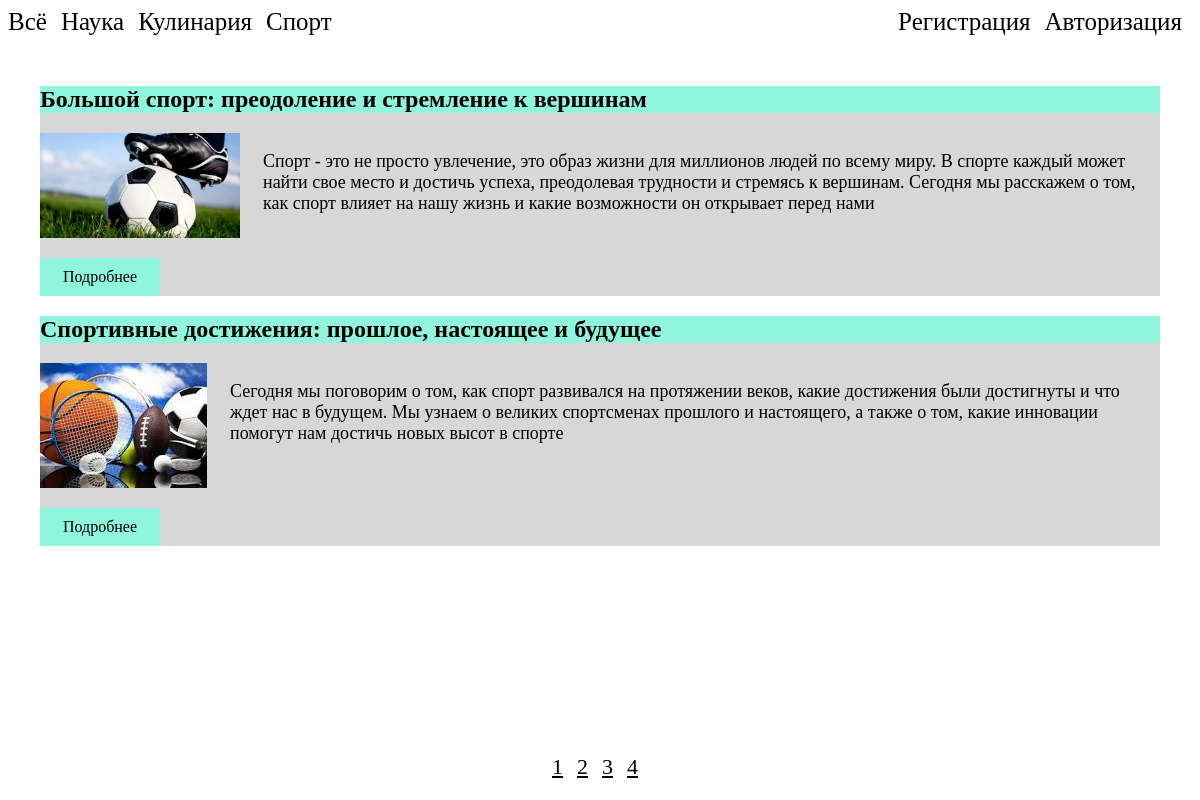
The page / on the database its author committed.
### tables this page shows
CREATE TABLE `categories` (
  `id` int NOT NULL,
  `title` varchar(500) NOT NULL,
  `description` text NOT NULL
);

CREATE TABLE `posts` (
  `id` int NOT NULL,
  `cid` int NOT NULL,
  `title` varchar(255) NOT NULL,
  `descr_min` varchar(1024) NOT NULL,
  `description` text,
  `image` varchar(500) DEFAULT NULL,
  `published` int NOT NULL
);

### config.php (called while the page is built)
<?php
$host = "localhost";
$port = 3306;
$dbname = 'test';
$dbuser = 'admin';
$dbpass = '6wNLKia4695C';

### cores/Query.php (called while the page is built, shortened)
<?php
include_once 'config.php';
class Query {
    public $db = null;
    public function db() {
        global $host, $port, $dbname, $dbuser, $dbpass;
        try {
            $this->db = new PDO("mysql:host=$host;
                                     port=$port;dbname=$dbname;",
                                     $dbuser, $dbpass);
            return $this->db;
        } catch (PDOException $e) {
            echo "Connection failed: " . $e->getMessage();
            die();
        }
    }
    public function getAll(string $sql, array $arguments = []): array {
        $query = $this->db->prepare($sql);
        if (!$query->execute($arguments)) {
            error_log(json_encode([
                'error' => $query->errorInfo(),
                'sql' => $sql
            ]));
            throw new BaseException(json_encode($query->errorInfo()), 500, $query->errorInfo()[2]);
        }
        return $query->fetchAll(PDO::FETCH_ASSOC);
    }
    public function getCount(string $sql, array $arguments = []) {
        $query = $this->db->prepare($sql);
        if (!$query->execute($arguments)) {
            error_log(json_encode([
                'error' => $query->errorInfo(),
                'sql' => $sql
            ]));
            throw new BaseException(json_encode($query->errorInfo()), 500, $query->errorInfo()[2]);
        }
        return $query->rowCount();
    }
}

### cores/Rights.php (called while the page is built, shortened)
<?php
include_once 'cores/Query.php';
class Rights {
    protected Query $conn;
    function __construct() {
        $this->conn = new Query();
    }
    public function checkAccess(): bool {
        if (isset($_COOKIE['hash']) && isset($_COOKIE['id'])) {
            $user_data = $this->conn->getOne("SELECT id, hash, login, INET_NTOA(ip) AS ip
                                                  FROM users
                                                  WHERE id = ?", [intval($_COOKIE['id'])]);
            if ($user_data) {
                if ($user_data['hash'] !== $_COOKIE['hash']) {
                    $this->clearCookie();
                    return false;
                }
                if ($user_data['ip'] !== $_SERVER['REMOTE_ADDR']) {
                    $this->clearCookie();
                    return false;
                }
                return true;
            } else {
                return false;
            }
        } else {
            return false;
        }
    }
}

### controllers/AllPostsController.php (the view, shortened to what this page needs)
<?php
include_once 'traits/LibRenderElements.php';
include_once 'cores/Rights.php';
include_once 'cores/Query.php';
class AllPostsController {
    protected Query $conn;
    protected int $posts_per_page = 2;
    protected $current_page;
    function __construct($request) {
        $this->conn = new Query();
        $this->rights = new Rights();
        $this->current_page = $request['page'] ?? 1;
    }
    public function renderPostsItems(): void {
        $current_page = (int) $this->current_page;
        $offset = ($current_page - 1) * $this->posts_per_page;
        $posts = $this->conn->getAll("SELECT * FROM posts WHERE published = 1
                                          LIMIT $offset, $this->posts_per_page");
        $inner_html = "";
        foreach ($posts as $item) {
            $inner_html .= "<div class='post'>
                                <h2 class='post-title'>{$item["title"]}</h2>
                                <div class='post-content-wrap'>
                                    <img class='img-post-title' src='/static/images/{$item["image"]}'>
                                    <p class='descr-min'>{$item["descr_min"]}</p>
                                </div>
                                <a class='details' href='/post/{$item["id"]}'>Подробнее</a>
                            </div>";
        }
        echo $inner_html;
    }
    public function renderPagging(): void {
        $count_all_posts = $this->conn->getCount("SELECT * FROM posts WHERE published = 1");
        $total_pages = ceil($count_all_posts / $this->posts_per_page);
        echo "<div class='pagging'>";
        for ($i = 1; $i <= $total_pages; $i++) {
            echo "<a href='?page=$i'>$i</a> ";
        }
        echo "</div>";
    }
}

### index.php (shortened to what this page needs)
<?php
include_once 'cores/Query.php';
include_once 'cores/Rights.php';
$route = explode('/', $_GET['route']);
switch ($route) {
    case ($route[0] === ''):
        include_once 'templates/allPosts.php';
        break;
}

### templates/allPosts.php (shortened to what this page needs)
<?php
include_once 'controllers/AllPostsController.php';
$posts_controller = new AllPostsController($_REQUEST);
?>
<!doctype html>
<html lang="en">
<head>
    <link rel="stylesheet" href="/style.css">
</head>
<body>
    <header class="all-posts-header">
        <div class="all-posts-header__nav">
            <?php $posts_controller->renderCategories();?>
            <?php $posts_controller->renderAuthItems();?>
        </div>
    </header>
    <main>
        <div class="container">
            <div class="all-posts-container">
                <?php $posts_controller->renderPostsItems();?>
            </div>
        </div>
    </main>
    <footer>
        <div class="container">
            <?php $posts_controller->renderPagging();?>
        </div>
    </footer>
</body>
</html>

### traits/LibRenderElements.php (shortened to what this page needs)
<?php
trait LibRenderElements {
    public function renderCategories(): void {
        $categories = $this->conn->getAll("SELECT * FROM categories");
        echo "<nav class='nav-elems'>";
        echo "<a href='/'>Всё</a> ";
        foreach ($categories as $category) {
            echo "<a href='/category/{$category['id']}'>{$category['title']}</a> ";
        }
        echo "</nav>";
    }
    public function renderAuthItems(): void {
        if (!$this->rights->checkAccess()) {
            echo "<nav class='nav-elems'>";
            echo "<a href='/register'>Регистрация</a> ";
            echo "<a href='/login'>Авторизация</a> ";
            echo "</nav>";
        } else {
            echo "<nav class='nav-elems'>";
            echo "<a href='/'>На главную</a> ";
            echo "<a href='/admin'>Админ панель</a> ";
            echo "</nav>";
        }
    }
}

### style.css (style rules this page uses)
.container { width: 1120px; margin: 0 auto; }
.all-posts-header { margin-bottom: 50px; }
.nav-elems a { font-size: 25px; text-decoration: none; color: black; margin-right: 10px; }
.all-posts-header__nav { display: flex; justify-content: space-between; }
.post { background-color: #d7d7d7 }
.post-title { background-color: #90F5DDFF; }
.post-content-wrap { display: flex; gap: 23px; margin-bottom: 20px; }
.img-post-title { width: 200px; }
.descr-min { font-size: 18px; }
.details { display: block; background-color: #90F5DDFF; text-decoration: none; color: black; width: 100px; text-align: center; padding: 10px; cursor: pointer; }
main { min-height:100%; }
.pagging { margin-bottom: 20px; }
.pagging a { font-size: 22px; color: black; margin-right: 10px; }
footer { position: absolute; bottom: 0; left: 0; text-align: center; width: 100%; }

### rows shown on the page
categories: title "Наука"
categories: title "Кулинария"
categories: title "Спорт"
posts: title "Большой спорт: преодоление и стремление к вершинам", image (picture), descr_min "Спорт - это не просто увлечение, это образ жизни для миллионов людей по всему миру. В спорте каждый может найти свое место и достичь успеха, преодолевая трудности и стремясь к вершинам. Сегодня мы расскажем о том, как спорт влияет на нашу жизнь и какие возможности он открывает перед нами"
posts: title "Спортивные достижения: прошлое, настоящее и будущее", image (picture), descr_min "Сегодня мы поговорим о том, как спорт развивался на протяжении веков, какие достижения были достигнуты и что ждет нас в будущем. Мы узнаем о великих спортсменах прошлого и настоящего, а также о том, какие инновации помогут нам достичь новых высот в спорте"
